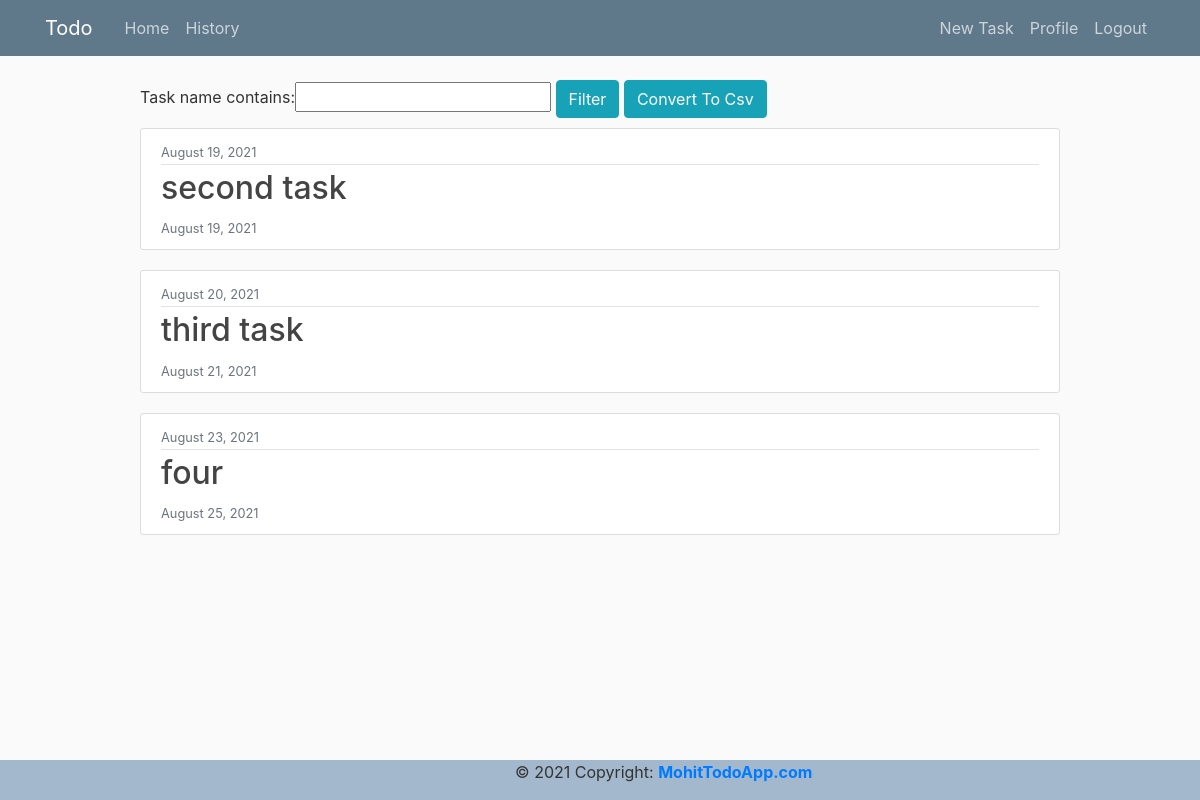
/history/ (signed in), run on the app's committed database.
### todo/models.py (models this page shows)
class TaskData(models.Model):
    user =models.ForeignKey(User,on_delete=models.CASCADE)
    task_id =models.IntegerField()
    task_name =models.CharField(max_length=200)
    task_details =models.TextField()
    task_created_date =models.DateField(auto_now_add=True)
    test_created_time =models.TimeField(auto_now_add=True)
    task_end_date =models.DateField()
    task_end_time =models.TimeField()
    is_complete=models.BooleanField(default=False)
    def __str__(self):
        return str(self.task_id)

### todo/views.py (the view)
# urls.py: path('history/', views.history,name='history-page'),
def history(request):
	tasks = TaskDataFilter(request.GET, queryset=TaskData.objects.filter(is_complete=True,user=request.user))
	context = {
		'tasks': tasks.qs,
		'filter': tasks,
	}
	return render(request, 'history.html',context)

### todo/templates/history.html
{% extends "base.html" %}
{% block content %}
<div style="margin-bottom: 10px;">
  <form method="get">
    {{ filter.form }}
    <button type="submit"  class="btn btn-info ">Filter</button>
    <a class="btn btn-info " href="{% url 'task-csv' %}" >Convert To Csv</a>
  </form>
</div>
    {% for task in tasks %}
        <article class="media content-section">
            <div class="media-body">
              <div class="article-metadata">
                <small class="text-muted">{{ task.task_created_date|date:"F d, Y" }}</small>
              </div>
              <h2><a class="article-title" href="{% url 'task-detail' task.pk %}">{{ task.task_name}}</a></h2>
              <small class="text-muted">{{ task.task_end_date|date:"F d, Y" }}</small>
            </div>
          </article>
    {% endfor %}
{% endblock content %}

### todo/templates/base.html (shortened to what this page needs)
{% load static %}
<!DOCTYPE html>
<html>
<head>
    <link rel="stylesheet" href="https://maxcdn.bootstrapcdn.com/bootstrap/4.0.0/css/bootstrap.min.css">
    <link rel="stylesheet" type="text/css" href="{% static 'todo/main.css' %}">
</head>
<body>
    <header class="site-header">
      <nav class="navbar navbar-expand-md navbar-dark bg-steel fixed-top">
        <div class="container">
          <a class="navbar-brand mr-4" href="{% url 'todo-home' %}">Todo</a>
          <div class="collapse navbar-collapse" id="navbarToggle">
            <div class="navbar-nav mr-auto">
              <a class="nav-item nav-link" href="{% url 'todo-home' %}">Home</a>
              <a class="nav-item nav-link" href="{% url 'history-page' %}">History</a>
            </div>
            <div class="navbar-nav">
              {% if user.is_authenticated %}
                <a class="nav-item nav-link" href="{% url 'task-create' %}">New Task</a>
                <a class="nav-item nav-link" href="{% url 'profile' %}">Profile</a>
                <a class="nav-item nav-link" href="{% url 'logout' %}">Logout</a>
              {% else %}
                <a class="nav-item nav-link" href="{% url 'login' %}">Login</a>
                <a class="nav-item nav-link" href="{% url 'register' %}">Register</a>
              {% endif %}
            </div>
          </div>
        </div>
      </nav>
    </header>
    <main role="main" class="container">
      <div class="row">
        <div class="col-md-1"></div>
        <div class="col-md-10">
          {% block content %}{% endblock %}
        </div>
        <div class="col-md-1"></div>
      </div>
    </main>
</body>
</html>
<footer class="page-footer font-small mdb-color pt-4 fixed-bottom" >
  <div style="background-color: #a3b8cc;">
    <div class="row d-flex align-items-center" style="margin-left:500px;">
      <div class="col-md-7 col-lg-8">
        <p class="text-center text-md-left">© 2021 Copyright:
          <a href="https://mdbootstrap.com/">
            <strong> MohitTodoApp.com</strong>
          </a>
        </p>
      </div>
      <div class="col-md-5 col-lg-4 ml-lg-0">
        <div class="text-center text-md-right">
          <ul class="list-unstyled list-inline">
            <li class="list-inline-item">
              <a class="btn-floating btn-sm rgba-white-slight mx-1">
              </a>
            </li>
            <li class="list-inline-item">
              <a class="btn-floating btn-sm rgba-white-slight mx-1">
              </a>
            </li>
            <li class="list-inline-item">
              <a class="btn-floating btn-sm rgba-white-slight mx-1">
              </a>
            </li>
            <li class="list-inline-item">
              <a class="btn-floating btn-sm rgba-white-slight mx-1">
              </a>
            </li>
          </ul>
        </div>
      </div>
    </div>
  </div>
</footer>

### todo/static/todo/main.css (style rules this page uses)
body { background: #fafafa; color: #333333; margin-top: 5rem; }
h1, h2, h3, h4, h5, h6 { color: #444444; }
ul { margin: 0; }
.bg-steel { background-color: #5f788a; }
.site-header .navbar-nav .nav-link { color: #cbd5db; }
.content-section { background: #ffffff; padding: 10px 20px; border: 1px solid #dddddd; border-radius: 3px; margin-bottom: 20px; }
.article-title { color: #444444; }
.article-metadata { padding-bottom: 1px; margin-bottom: 4px; border-bottom: 1px solid #e3e3e3 }

### data on the page
TaskData: task_created_date "August 19, 2021", task_name "second task", task_end_date "August 19, 2021"
TaskData: task_created_date "August 20, 2021", task_name "third task", task_end_date "August 21, 2021"
TaskData: task_created_date "August 23, 2021", task_name "four", task_end_date "August 25, 2021"
